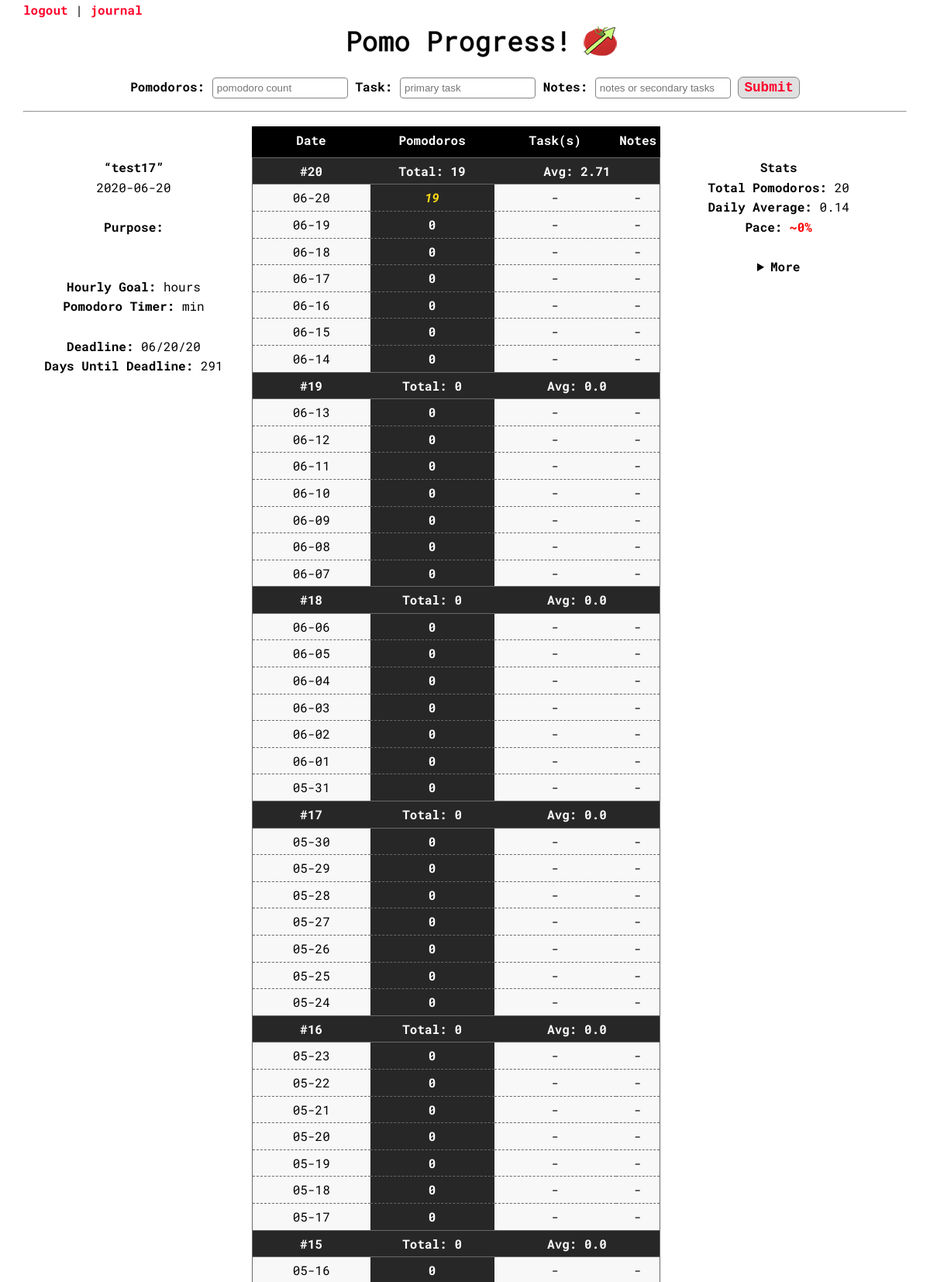
The page /home (signed in, upper part) on the database its author committed.
### tables this page shows
CREATE TABLE daily_history (submit_id INTEGER PRIMARY KEY AUTOINCREMENT NOT NULL, table_id INTEGER REFERENCES tables (id) NOT NULL, date TEXT, display_date TEXT, tomato_count INTEGER, task TEXT, notes TEXT);

### app.py (the view)
@app.route('/home', methods=["GET","POST"])
def home():
    if request.method == "POST":
        db = SQL("sqlite:///pomodoro.db")
        date_check = db.execute("SELECT date FROM daily_history WHERE table_id=:table_id ORDER BY date DESC LIMIT 1", table_id = session['table_id'])
        previous_date = None
        for row in date_check:
            previous_date = row['date']
        previous_date = datetime.strptime(previous_date, '%Y-%m-%d')
        current_date = datetime.today()
        date_diff = ((current_date - previous_date).days)
        current_date = date.today()
        if date_diff == 0:
            date_previous_data = db.execute("SELECT tomato_count, task, notes FROM daily_history WHERE table_id=:table_id AND date=:date", table_id=session['table_id'], date=current_date)
            if date_previous_data[0]['task'] == None:
                date_previous_data[0]['task'] = ""
            if date_previous_data[0]['notes'] == None:
                date_previous_data[0]['notes'] = ""
            task_space = ""
            notes_space = ""
            if not date_previous_data[0]['task'] or not request.form.get("task"):
                task_space =""
            else:
                task_space = ", "
            if not date_previous_data[0]['notes'] or not request.form.get("notes"):
                notes_space = ""
            else:
                notes_space = " || "
            db.execute("UPDATE daily_history SET tomato_count=:tomato_count, task=:task, notes=:notes WHERE table_id=:table_id AND date=:date", tomato_count = date_previous_data[0]['tomato_count'] + int(request.form.get("tomatoes")), task = date_previous_data[0]['task'] + task_space + request.form.get("task"), notes = date_previous_data[0]['notes'] + notes_space + request.form.get("notes"), table_id=session['table_id'], date=current_date)
            return redirect('/home')
        else:
            date_diff -= 1
            while date_diff > 0:
                db.execute("INSERT INTO daily_history (table_id, date, tomato_count) VALUES (?, ?, 0)", session['table_id'], current_date - timedelta(days=date_diff))
                strft_days = current_date - timedelta(days=date_diff)
                db.execute("UPDATE daily_history SET display_date=:display_date WHERE table_id=:table_id AND date=:date", display_date = strft_days.strftime('%m-%d'), table_id=session['table_id'], date = current_date - timedelta(days=date_diff))
                date_diff -= 1
            db.execute("INSERT INTO daily_history (table_id, date, display_date, tomato_count, task, notes) VALUES(?, date('now','localtime'), strftime('%m-%d','now','localtime'), ?, ?, ?)", session['table_id'], request.form.get('tomatoes'), request.form.get('task'), request.form.get('notes'))
            return redirect('/home')
    else:
        db = SQL("sqlite:///pomodoro.db")
        user_daily_history = db.execute("SELECT * FROM daily_history WHERE table_id=:table_id", table_id = session['table_id'])
        if len(user_daily_history) < 1:
            return redirect('/firstentry')
        count = 0
        user_data = []
        for row in user_daily_history:
            user_data.append(row)
            count += 1
        total_weeks = int(count/7)
        weeks = [[] for j in range(total_weeks + 1)]
        day_count = 0
        week_count = 0
        tomato_total = 0
        for row in user_data:
            day_count += 1
            tomato_total += int(row['tomato_count'])
            weeks[week_count].append(row)
            if day_count % 7 == 0:
                week_count += 1
                day_count = 0
                end_of_week_stats = {'date' : week_count, 'tomato_count' : tomato_total, 'task' : round(tomato_total/7, 2)}
                total_weeks -= 1
                weeks[week_count].append(end_of_week_stats)
                tomato_total = 0
            full_chart = []
            for week in weeks:
                for day in week:
                    full_chart.append(day)
            stats = statistics(user_data, session)
        return render_template('home.html', full_chart = full_chart, week_count = week_count, tomato_total = tomato_total, day_count = day_count, stats=stats, session=session)

### pomo_helpers.py (called while the page is built, shortened)
def statistics(user_data, session):
    total_tomatoes = 0
    stats = {}
    day_count = 0
    days_in_a_row = 0
    one_day_high = 0
    for row in user_data:
        total_tomatoes += row['tomato_count']
        day_count += 1
        if row['tomato_count'] > 0:
            days_in_a_row += 1
        else:
            days_in_a_row = 0
        if row['tomato_count'] > one_day_high:
            one_day_high = row['tomato_count']
    stats['one_day_high'] = one_day_high
    stats['total_tomatoes'] = total_tomatoes
    stats['daily_average'] = round(total_tomatoes/day_count, 2)
    stats['days_in_a_row'] = days_in_a_row
    if not session['hours_goal'] or not session['tomato_rate']:
        stats['pace'] = {'on_pace' : 'NA'}
        stats['pace'] = {'rate' : 0}
        return(stats)

### templates/home.html (shortened to what this page needs)
{% extends 'base.html' %}
{% block header %}
<div id="home-header">
    <div class="navlinks">
        <a href="/">logout</a> | <a href="/journal">journal</a>
    </div>
    <img class="basic-reponsive" src="/static/home-banner.jpg" alt="Pomo Progress!">
    <br>
</div>
{% endblock %}
{% block main %}
<center>
    <form id="add-pomos" action="/home" method="post">
        <div class="separation-for-smaller">
            <label for="pomos">Pomodoros:</label>
            <input class="wide-form" name="tomatoes" placeholder="pomodoro count" type="number" required>
            <label for="task">Task:</label>
            <input class="wide-form" name="task" placeholder="primary task" type="text">
        </div>
        <label for="notes">Notes:</label>
        <input class="wide-form" name="notes" placeholder="notes or secondary tasks" type="text">
        <input type="submit" class="load-create">
    </form>
</center>
    <hr>
<div id="info" class="left">
        <strong><q>{{ session['table_name'] }}</q></strong>
        <br>
        {{ session['start_date'] }}
        <br>
        <br>
        <strong>Purpose:</strong>
        <br>
        <br>
        <br>
        <strong>Hourly Goal:</strong> {{ session['hours_goal'] }} hours
        <br>
        <strong>Pomodoro Timer:</strong> {{ session['tomato_rate'] }} min
        <br>
        <br>
        <strong>Deadline:</strong> {{ session['time_frame'] }}
        <br>
        <strong>Days Until Deadline:</strong> {{ session['current_days_until_deadline']}}
        <br>
        <br>
</div>
<div class="middle">
    <table>
        <th>Date</th>
        <th>Pomodoros</th>
        <th>Task(s)</th>
        <th>Notes</th>
        {% for row in full_chart|reverse %}
            <tr>
                {% if row['date']|float >= 1 %}
                    <td class="week week-solid">#{{ row['date'] }}</td>
                    <td class="week week-solid">Total: {{ row['tomato_count'] }}</td>
                    <td class="week week-solid" colspan="2">Avg: {{ row['task'] }}</td>
                {% else %}
                    {% if row['tomato_count']|int >= 10 %}
                        <td>{{ row['display_date'] }}</td>
                        <td class="pomos10">{{ row['tomato_count'] }}</td>
                        {% if row['task'] != None and row['task'] != "" %}
                            <td>{{ row['task'] }}</td>
                        {% else %}
                            <td>-</td>
                        {% endif %}
                        {% if row['notes'] != None and row['notes'] != "" %}
                            <td><button class="notes" type="button" onclick="alert('{{ row['notes'] }}')">notes</button></td>
                        {% else %}
                            <td>-</td>
                        {% endif %}
                    {% else %}
                        <td>{{ row['display_date'] }}</td>
                        <td class="pomos">{{ row['tomato_count'] }}</td>
                        {% if row['task'] != None and row['task'] != "" %}
                            <td>{{ row['task'] }}</td>
                        {% else %}
                            <td>-</td>
                        {% endif %}
                        {% if row['notes'] != None and row['notes'] != "" %}
                            <td><button class="notes" type="button" onclick="alert('{{ row['notes'] }}')">notes</button></td>
                        {% else %}
                            <td>-</td>
                        {% endif %}
                    {% endif %}
                {% endif %}
            </tr>
        {% endfor %}
    </table>
</div>
<div class="right" id="stats">
    <strong>Stats</strong>
    <br>
    <strong>Total Pomodoros:</strong> {{ stats['total_tomatoes'] }}
    <br>
    <strong>Daily Average:</strong> {{ stats['daily_average'] }}
    <br>
    <strong>Pace:</strong>
    {% if stats['pace']['rate'] >= 100 %}
        <span style="color:rgb(17, 175, 17)"><strong> ~{{ stats['pace']['rate'] }}%</strong> {{ stats['pace']['on_pace'] }}</span>
    {% else %}
        <span style="color: red"><strong> ~{{ stats['pace']['rate'] }}%</strong> {{ stats['pace']['on_pace'] }}</span>
    {% endif %}
    <br>
    <br>
    <details>
        <summary class="no-outline">More</summary>
            <br>
            <br>
            <br>
            <br>
            <br>
            <br>
    </details>
</div>
{% endblock %}

### static/global.css (style rules this page uses)
* { box-sizing: border-box; }
body { margin: auto; width: 95%; font-family: 'Roboto Mono', monospace; font-size: 1em; line-height: 1.6em; min-height: 100vh; position: relative; }
a { font-weight: bolder; text-decoration: none; color: rgb(255, 0, 43); }
#home-header .navlinks { display: block; margin-bottom: 5px; }
#home-header img { display: block; max-width: 95%; margin: auto; }
#add-pomos label { font-weight: bold; }
#add-pomos .separation-for-smaller { display: inline; }
.left { float: left; vertical-align: top; width: 25%; margin-top: 50px; text-align: center; }
.middle { float: left; max-width: 48%; margin-top: 0; padding: 10px; max-height: 80vh; overflow: auto; }
.right { float: left; vertical-align: top; width: 25%; margin-top: 50px; text-align: center; }
details summary { font-weight: bold; width: 100px; margin: auto; cursor: pointer; }
details { width: 100%; cursor: pointer; }
table { max-width: 100%; border: 1px solid rgb(105, 105, 105); border-collapse: collapse; font-size: 1em; background-color: #f8f8f8; }
th { color: white; background: black; padding: 4px; padding-bottom: 9px; width: 33%; border: 1px solid black; border-collapse: collapse; }
tr { border: 1px dashed rgb(105, 105, 105); }
td { padding: 4px; text-align: center; width: 33%; }
.week { color: white; background: rgb(39, 39, 39); font-weight: bold; }
.week-solid { border-bottom: 1px solid rgb(105, 105, 105); border-top: 1px solid rgb(105, 105, 105); }
.pomos { background: rgb(39, 39, 39); font-weight: bold; color: white; }
.pomos10 { background: rgb(39, 39, 39); font-weight: bold; font-style: italic; color: rgb(255, 220, 21); }
.wide-form { width: 175px; padding: 5px; margin-bottom:8px; border: 1px solid rgb(131, 131, 131); border-radius: 4px; }
.load-create { padding: 3px 7px; font-family: 'Courier New', Courier, monospace; font-weight: bold; font-size: 1.1em; cursor: pointer; color: rgb(255,0,43); background-color: rgb(224, 224, 224); border: 1px solid rgb(131, 131, 131); border-radius: 7px; }

### static/tablet.css (style rules this page uses)
#add-pomos .separation-for-smaller { display: block; }
.left { float: left; vertical-align: top; width: 25%; margin-top: 0; margin-bottom: 30px; text-align: center; }
.middle { float: right; max-width: 74%; margin-top: 0; padding: 10px; max-height: 180vh; overflow: auto; }
.right { float: none; vertical-align: top; width: 25%; margin-top: 50px; text-align: center; }

### static/mobile.css (style rules this page uses)
#add-pomos .separation-for-smaller { display: block; }
#add-pomos .separation-for-smaller label[for="task"] { margin-left: 20px; }
.left { width: 100%; margin-top: 0; margin-bottom: 0; text-align: center; }
.middle { display: block; max-width: 100%; margin-top: 5px; padding: 0; max-height: 100vh; overflow: auto; }
.right { width: 100%; margin-top: 0; text-align: center; }

### rows shown on the page
daily_history: display_date "06-20", tomato_count "19"
daily_history: display_date "06-19", tomato_count "0"
daily_history: display_date "06-18", tomato_count "0"
daily_history: display_date "06-17", tomato_count "0"
daily_history: display_date "06-16", tomato_count "0"
daily_history: display_date "06-15", tomato_count "0"
daily_history: display_date "06-14", tomato_count "0"
daily_history: display_date "06-13", tomato_count "0"
daily_history: display_date "06-12", tomato_count "0"
daily_history: display_date "06-11", tomato_count "0"
daily_history: display_date "06-10", tomato_count "0"
daily_history: display_date "06-09", tomato_count "0"
daily_history: display_date "06-08", tomato_count "0"
daily_history: display_date "06-07", tomato_count "0"
daily_history: display_date "06-06", tomato_count "0"
daily_history: display_date "06-05", tomato_count "0"
daily_history: display_date "06-04", tomato_count "0"
daily_history: display_date "06-03", tomato_count "0"
daily_history: display_date "06-02", tomato_count "0"
daily_history: display_date "06-01", tomato_count "0"
daily_history: display_date "05-31", tomato_count "0"
daily_history: display_date "05-30", tomato_count "0"
daily_history: display_date "05-29", tomato_count "0"
daily_history: display_date "05-28", tomato_count "0"
daily_history: display_date "05-27", tomato_count "0"
daily_history: display_date "05-26", tomato_count "0"
daily_history: display_date "05-25", tomato_count "0"
daily_history: display_date "05-24", tomato_count "0"
daily_history: display_date "05-23", tomato_count "0"
daily_history: display_date "05-22", tomato_count "0"
daily_history: display_date "05-21", tomato_count "0"
daily_history: display_date "05-20", tomato_count "0"
daily_history: display_date "05-19", tomato_count "0"
daily_history: display_date "05-18", tomato_count "0"
daily_history: display_date "05-17", tomato_count "0"
daily_history: display_date "05-16", tomato_count "0"

### other values the page prints
{{ session['table_name'] }} "test17"
{{ session['start_date'] }} "2020-06-20"
{{ session['time_frame'] }} "06/20/20"
{{ session['current_days_until_deadline'] }} "291"
{{ row['date'] }} "20" "19" "18" "17" "16" "15"
{{ row['tomato_count'] }} "19" "0" "0" "0" "0" "0"
{{ row['task'] }} "2.71" "0.0" "0.0" "0.0" "0.0" "0.0"
{{ stats['total_tomatoes'] }} "20"
{{ stats['daily_average'] }} "0.14"
{{ stats['pace']['rate'] }} "0"
